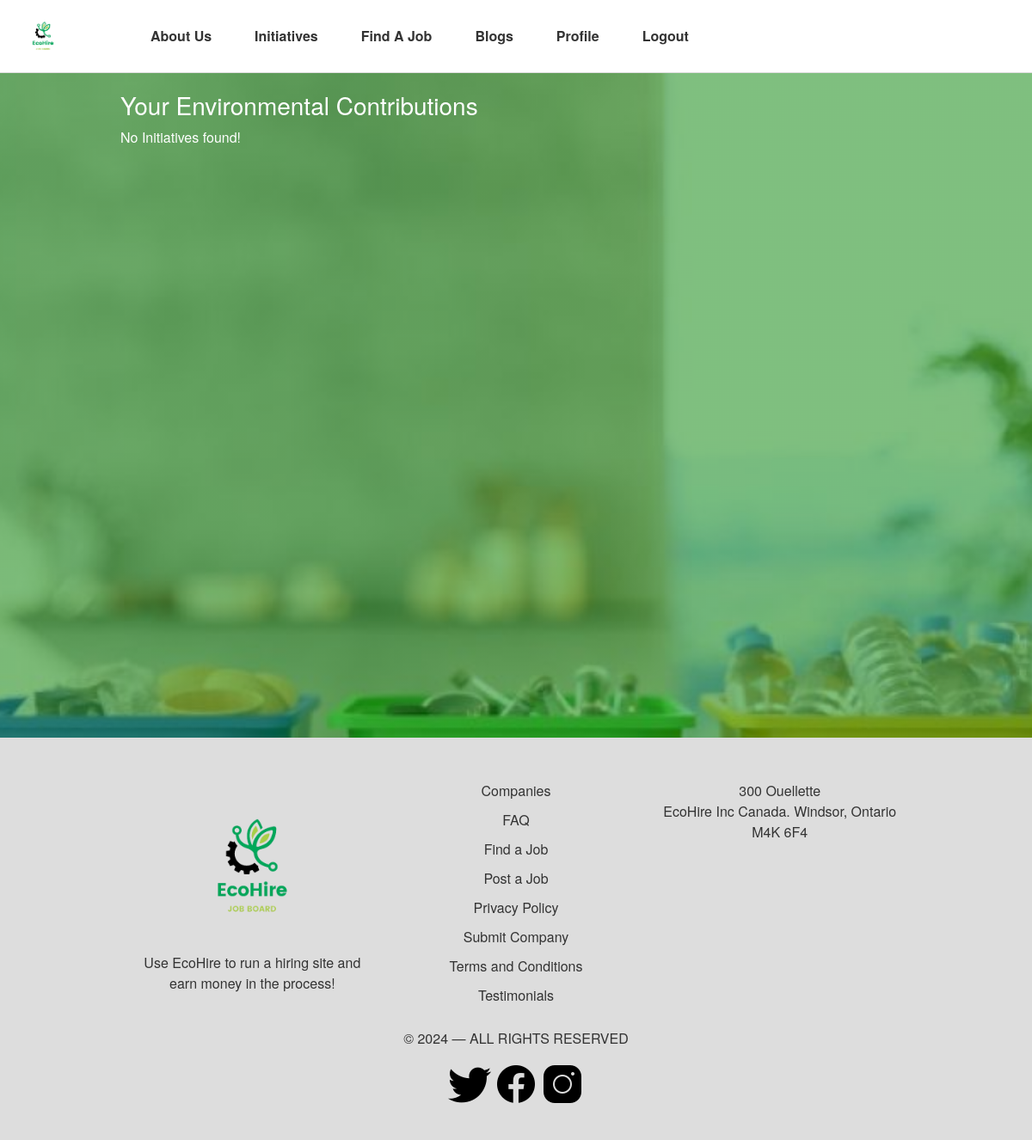
The app's page /myApp/contributions/ (signed in), older data.
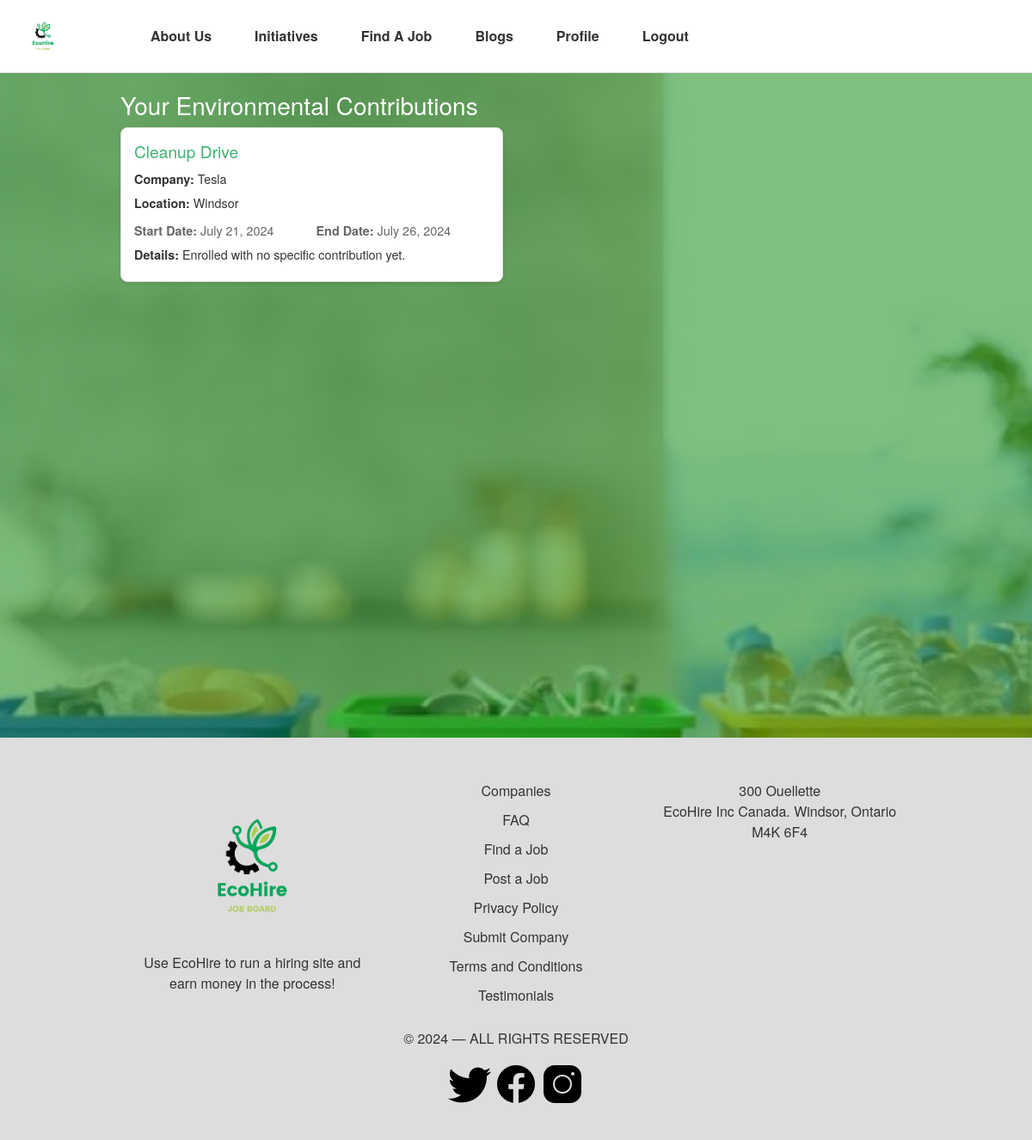
The same page, newer data.
### myApp/models.py (models this page shows, shortened)
class UserContribution(models.Model):
    user = models.ForeignKey(User, on_delete=models.CASCADE)
    initiative = models.ForeignKey(EnvironmentalInitiative, on_delete=models.CASCADE)
    contribution_details = models.TextField()
    contribution_date = models.DateField(auto_now_add=True)

class EnvironmentalInitiative(models.Model):
    title = models.CharField(max_length=200)
    description = models.TextField()
    start_date = models.DateField()
    end_date = models.DateField(null=True, blank=True)
    location = models.CharField(max_length=100, blank=True)
    company = models.ForeignKey(Company, on_delete=models.CASCADE, blank=True, null=True)

class Company(models.Model):
    name = models.CharField(max_length=100)
    location = models.CharField(max_length=50)
    website = models.CharField(max_length=50)
    description = models.TextField()
    users = models.ManyToManyField(User, related_name='companies')  # Assuming many-to-many relationship
    is_eco_verified = models.BooleanField(default=False)
    eco_verified_date = models.DateField(null=True, blank=True)

### myApp/views.py (the view)
# urls.py: path('contributions/', views.user_contributions, name='user_contributions'),
@login_required
def user_contributions(request):
    contributions = UserContribution.objects.filter(user=request.user)
    return render(request, 'myApp/user_contributions.html', {'contributions': contributions})

### myApp/Templates/myApp/user_contributions.html
{% extends 'myApp/base.html' %}
{% block content %}
    <h2>Your Initiatives</h2>
<section class="job-results py-5">
    <div class="container">
        <h3>Your Environmental Contributions</h3>
        {% if contributions %}
            <div class="row">
                {% for contribution in contributions %}
                    <div class="col-md-6">
                        <div class="job-card">
                            <h4>{{ contribution.initiative.title }}</h4>
                            <p><strong>Company:</strong> {{ contribution.initiative.company.name }}</p>
                            <p><strong>Location:</strong> {{ contribution.initiative.location }}</p>
                            <div class="job-info">
                                <div>
                                    <p><strong>Start Date:</strong> {{ contribution.initiative.start_date }}</p>
                                </div>
                                <div>
                                    <p><strong>End Date:</strong> {{ contribution.initiative.end_date }}</p>
                                </div>
                            </div>
                            <p><strong>Details:</strong> {{ contribution.contribution_details }}</p>
                        </div>
                    </div>
                {% endfor %}
            </div>
        {% else %}
            <p>No Initiatives found!</p>
        {% endif %}
    </div>
</section>
{% endblock %}

Row changes from the older to the newer data that the page shows:
added UserContribution: initiative "Cleanup Drive", initiative.company.name "Tesla", initiative.location "Windsor", initiative.start_date "July 21, 2024", initiative.end_date "July 26, 2024", contribution_details "Enrolled with no specific contribution yet."
Text that changed along with them:
text no longer shown: "No Initiatives found!"
